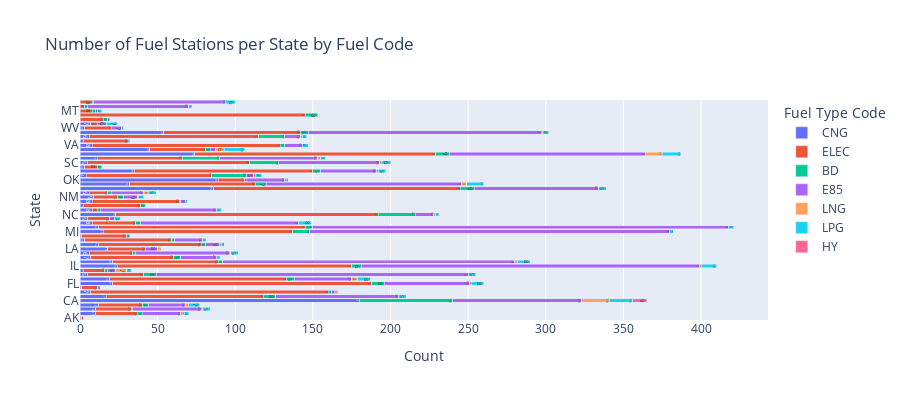

The cell this chart's notebook holds for it:
### Code cell
fig_state.update_xaxes(type='log')
fig_state.update_xaxes(range=[0, 600])  # Adjust the range as needed

# Filter out states with counts over 600
df_high_counts = f_counts[f_counts['count'] < 600]

# Create a separate plot or annotation
fig_high_counts = px.bar(
    df_high_counts,
    y='State',
    x='count',
    color='Fuel Type Code',
    title='Number of Fuel Stations per State by Fuel Code',
    labels={'State': 'State', 'count': 'Count'},
    text='count',
    height=400
)

fig_high_counts.update_layout(barmode='stack')
fig_high_counts.update_traces(texttemplate='%{text}', textposition='inside')
fig_high_counts.show()

### Figure 1 — Plotly figure (JSON) as saved in the notebook; plotly's stock layout.template omitted (floating-point values rounded to 4 significant figures)
{"data": [{"alignmentgroup": "True", "hovertemplate": "Fuel Type Code=CNG<br>Count=%{text}<br>State=%{y}<extra></extra>", "legendgroup": "CNG", "marker": {"color": "#636efa", "pattern": {"shape": ""}}, "name": "CNG", "offsetgroup": "CNG", "orientation": "h", "showlegend": true, "text": [1, 10, 10, 12, 180, 17, 7, 1, 21, 19, 5, 2, 24, 21, 7, 6, 18, 12, 3, 1, 15, 12, 8, 5, 23, 8, 2, 8, 9, 6, 86, 32, 89, 4, 35, 3, 5, 11, 74, 45, 8, 2, 6, 54, 3, 7], "textposition": "inside", "texttemplate": "%{text}", "type": "bar", "x": [1, 10, 10, 12, 180, 17, 7, 1, 21, 19, 5, 2, 24, 21, 7, 6, 18, 12, 3, 1, 15, 12, 8, 5, 23, 8, 2, 8, 9, 6, 86, 32, 89, 4, 35, 3, 5, 11, 74, 45, 8, 2, 6, 54, 3, 7], "xaxis": "x", "y": ["AK", "AL", "AR", "AZ", "CA", "CO", "CT", "DE", "FL", "GA", "IA", "ID", "IL", "IN", "KS", "KY", "LA", "MA", "MD", "ME", "MI", "MN", "MO", "MS", "NC", "NE", "NH", "NJ", "NM", "NV", "NY", "OH", "OK", "OR", "PA", "RI", "SC", "TN", "TX", "UT", "VA", "VT", "WA", "WI", "WV", "WY"], "yaxis": "y"}, {"alignmentgroup": "True", "hovertemplate": "Fuel Type Code=ELEC<br>Count=%{text}<br>State=%{y}<extra></extra>", "legendgroup": "ELEC", "marker": {"color": "#EF553B", "pattern": {"shape": ""}}, "name": "ELEC", "offsetgroup": "ELEC", "orientation": "h", "showlegend": true, "text": [1, 27, 23, 28, 101, 153, 15, 10, 167, 114, 145, 36, 14, 151, 68, 53, 28, 24, 66, 56, 29, 122, 133, 28, 14, 8, 169, 3, 3, 37, 56, 15, 12, 159, 81, 17, 81, 115, 8, 104, 8, 55, 155, 36, 121, 29, 109, 88, 17, 4], "textposition": "inside", "texttemplate": "%{text}", "type": "bar", "x": [1, 27, 23, 28, 101, 153, 15, 10, 167, 114, 145, 36, 14, 151, 68, 53, 28, 24, 66, 56, 29, 122, 133, 28, 14, 8, 169, 3, 3, 37, 56, 15, 12, 159, 81, 17, 81, 115, 8, 104, 8, 55, 155, 36, 121, 29, 109, 88, 17, 4], "xaxis": "x", "y": ["AK", "AL", "AR", "AZ", "CO", "CT", "DC", "DE", "FL", "GA", "HI", "IA", "ID", "IL", "IN", "KS", "KY", "LA", "MA", "MD", "ME", "MI", "MN", "MO", "MS", "MT", "NC", "ND", "NE", "NH", "NJ", "NM", "NV", "NY", "OH", "OK", "OR", "PA", "RI", "SC", "SD", "TN", "TX", "UT", "VA", "VT", "WA", "WI", "WV", "WY"], "yaxis": "y"}, {"alignmentgroup": "True", "hovertemplate": "Fuel Type Code=BD<br>Count=%{text}<br>State=%{y}<extra></extra>", "legendgroup": "BD", "marker": {"color": "#00cc96", "pattern": {"shape": ""}}, "name": "BD", "offsetgroup": "BD", "orientation": "h", "showlegend": true, "text": [3, 1, 4, 60, 8, 2, 3, 8, 5, 8, 8, 2, 6, 3, 5, 2, 3, 2, 2, 11, 5, 3, 2, 24, 2, 2, 3, 1, 4, 2, 9, 7, 1, 22, 5, 3, 19, 1, 24, 9, 3, 3, 1, 17, 5], "textposition": "inside", "texttemplate": "%{text}", "type": "bar", "x": [3, 1, 4, 60, 8, 2, 3, 8, 5, 8, 8, 2, 6, 3, 5, 2, 3, 2, 2, 11, 5, 3, 2, 24, 2, 2, 3, 1, 4, 2, 9, 7, 1, 22, 5, 3, 19, 1, 24, 9, 3, 3, 1, 17, 5], "xaxis": "x", "y": ["AL", "AR", "AZ", "CA", "CO", "CT", "DC", "FL", "GA", "HI", "IA", "ID", "IL", "IN", "KS", "KY", "MA", "MD", "ME", "MI", "MN", "MO", "MT", "NC", "ND", "NE", "NH", "NJ", "NM", "NV", "NY", "OH", "OK", "OR", "PA", "RI", "SC", "SD", "TN", "TX", "UT", "VA", "VT", "WA", "WI"], "yaxis": "y"}, {"alignmentgroup": "True", "hovertemplate": "Fuel Type Code=E85<br>Count=%{text}<br>State=%{y}<extra></extra>", "legendgroup": "E85", "marker": {"color": "#ab63fa", "pattern": {"shape": ""}}, "name": "E85", "offsetgroup": "E85", "orientation": "h", "showlegend": true, "text": [25, 44, 24, 83, 79, 2, 1, 55, 37, 201, 5, 218, 188, 23, 60, 8, 9, 18, 232, 268, 102, 3, 1, 12, 65, 75, 3, 9, 21, 80, 126, 25, 5, 36, 65, 85, 63, 126, 3, 11, 10, 150, 7, 6], "textposition": "inside", "texttemplate": "%{text}", "type": "bar", "x": [25, 44, 24, 83, 79, 2, 1, 55, 37, 201, 5, 218, 188, 23, 60, 8, 9, 18, 232, 268, 102, 3, 1, 12, 65, 75, 3, 9, 21, 80, 126, 25, 5, 36, 65, 85, 63, 126, 3, 11, 10, 150, 7, 6], "xaxis": "x", "y": ["AL", "AR", "AZ", "CA", "CO", "CT", "DC", "FL", "GA", "IA", "ID", "IL", "IN", "KS", "KY", "LA", "MA", "MD", "MI", "MN", "MO", "MS", "MT", "NC", "ND", "NE", "NJ", "NM", "NV", "NY", "OH", "OK", "OR", "PA", "SC", "SD", "TN", "TX", "UT", "VA", "WA", "WI", "WV", "WY"], "yaxis": "y"}, {"alignmentgroup": "True", "hovertemplate": "Fuel Type Code=LNG<br>Count=%{text}<br>State=%{y}<extra></extra>", "legendgroup": "LNG", "marker": {"color": "#FFA15A", "pattern": {"shape": ""}}, "name": "LNG", "offsetgroup": "LNG", "orientation": "h", "showlegend": true, "text": [2, 1, 2, 18, 1, 1, 4, 7, 1, 2, 1, 2, 1, 1, 1, 3, 3, 1, 1, 1, 1, 2, 11, 6, 1, 1], "textposition": "inside", "texttemplate": "%{text}", "type": "bar", "x": [2, 1, 2, 18, 1, 1, 4, 7, 1, 2, 1, 2, 1, 1, 1, 3, 3, 1, 1, 1, 1, 2, 11, 6, 1, 1], "xaxis": "x", "y": ["AL", "AR", "AZ", "CA", "CT", "FL", "GA", "ID", "IL", "IN", "KY", "LA", "MA", "NC", "NM", "NV", "OH", "OK", "OR", "PA", "SC", "TN", "TX", "UT", "WA", "WI"], "yaxis": "y"}, {"alignmentgroup": "True", "hovertemplate": "Fuel Type Code=LPG<br>Count=%{text}<br>State=%{y}<extra></extra>", "legendgroup": "LPG", "marker": {"color": "#19d3f3", "pattern": {"shape": ""}}, "name": "LPG", "offsetgroup": "LPG", "orientation": "h", "showlegend": true, "text": [3, 5, 7, 15, 5, 2, 8, 8, 5, 3, 10, 8, 2, 5, 2, 2, 2, 3, 8, 4, 3, 2, 2, 3, 1, 3, 5, 5, 11, 1, 4, 5, 6, 6, 3, 12, 13, 4, 3, 4, 1, 7], "textposition": "inside", "texttemplate": "%{text}", "type": "bar", "x": [3, 5, 7, 15, 5, 2, 8, 8, 5, 3, 10, 8, 2, 5, 2, 2, 2, 3, 8, 4, 3, 2, 2, 3, 1, 3, 5, 5, 11, 1, 4, 5, 6, 6, 3, 12, 13, 4, 3, 4, 1, 7], "xaxis": "x", "y": ["AL", "AR", "AZ", "CA", "CO", "DE", "FL", "GA", "IA", "ID", "IL", "IN", "KS", "KY", "MA", "MD", "MI", "MN", "MO", "MS", "MT", "NC", "ND", "NE", "NJ", "NM", "NV", "NY", "OH", "OK", "OR", "PA", "SC", "SD", "TN", "TX", "UT", "VA", "WA", "WI", "WV", "WY"], "yaxis": "y"}, {"alignmentgroup": "True", "hovertemplate": "Fuel Type Code=HY<br>Count=%{text}<br>State=%{y}<extra></extra>", "legendgroup": "HY", "marker": {"color": "#FF6692", "pattern": {"shape": ""}}, "name": "HY", "offsetgroup": "HY", "orientation": "h", "showlegend": true, "text": [9, 1], "textposition": "inside", "texttemplate": "%{text}", "type": "bar", "x": [9, 1], "xaxis": "x", "y": ["CA", "CT"], "yaxis": "y"}], "layout": {"barmode": "stack", "height": 400, "legend": {"title": {"text": "Fuel Type Code"}, "tracegroupgap": 0}, "title": {"text": "Number of Fuel Stations per State by Fuel Code"}, "xaxis": {"anchor": "y", "domain": [0, 1], "title": {"text": "Count"}}, "yaxis": {"anchor": "x", "domain": [0, 1], "title": {"text": "State"}}}}
